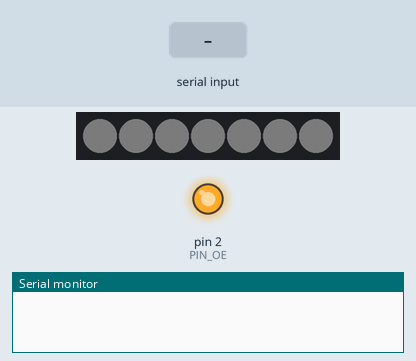
Bench run of a sketch on a simulated Arduino Uno, built with avr-gcc and run on an emulated ATmega328P. On the bench: 7 RGB LEDs in strip order, left to right, output pins drawn as LEDs (lit = HIGH), the last lines printed to the serial monitor. Wiring (inferred from the names in the program): PCA9685 PWM driver at I2C address 0x40. The test bench sets the inputs (shaded band). Dim RGB values are drawn brighter than linear; EEPROM starts erased.

Above: at 0.1 s.
At 2.2 s:
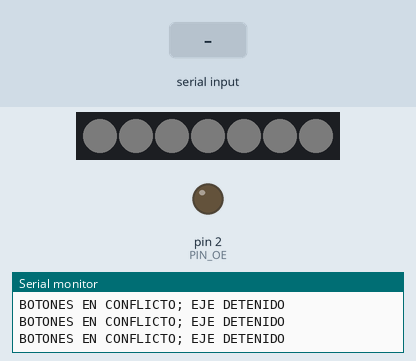
2.3 s: "E\n" received over Serial
3.8 s: "D\n" received over Serial
5.3 s: "Q\n" received over Serial
Timing chart, 0 to 8.3 s (numbered marks = the images above; inputs shaded):
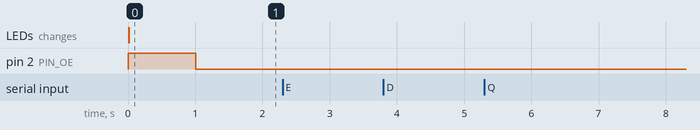

The sketch:

firmware_button_panel.ino
```cpp
#include <Wire.h>
#include <EEPROM.h>

// Independent firmware for the physical 12-button panel. Do not merge with
// firmware_mega, whose serial protocol serves the kinematics controller.
#define PCA_ADDR 0x40
#define PCA_MODE1 0x00
#define PCA_MODE2 0x01
#define PCA_PRESCALE 0xFE
#define PCA_LED0_ON_L 0x06
#define PIN_OE 2

static const uint8_t AXIS_COUNT = 6;
static const uint8_t CHANNEL_COUNT = 7;
static const uint8_t buttonPins[AXIS_COUNT][2] = {
  {22, 23}, {24, 25}, {26, 27}, {28, 29}, {30, 31}, {32, 33}
};
static const uint8_t axisChannels[AXIS_COUNT][2] = {
  {0, 0}, {2, 2}, {6, 6}, {4, 5}, {3, 3}, {1, 1}
};
static const int8_t axisOffsets[AXIS_COUNT][2] = {
  {18, -18}, {22, -14}, {20, -20}, {28, -15}, {24, -14}, {18, -18}
};
static const char *const axisMessages[AXIS_COUNT][2] = {
  {"ABRIENDO PINZA", "CERRANDO PINZA"},
  {"SUBIENDO MUNECA", "BAJANDO MUNECA"},
  {"GIRANDO IZQUIERDA", "GIRANDO DERECHA"},
  {"SUBIENDO HOMBRO", "BAJANDO HOMBRO"},
  {"SUBIENDO CODO", "BAJANDO CODO"},
  {"GIRANDO ROTOR IZQUIERDA", "GIRANDO ROTOR DERECHA"}
};

static const uint8_t EEPROM_MAGIC_0 = 0xA6;
static const uint8_t EEPROM_MAGIC_1 = 0x5C;
static const uint8_t EEPROM_VERSION = 1;
static const uint8_t EEPROM_DATA_LENGTH = 19;
static const unsigned long STARTUP_GUARD_MS = 500;

uint16_t p_stop[CHANNEL_COUNT];
uint8_t estado_actual[AXIS_COUNT] = {0, 0, 0, 0, 0, 0};

static uint8_t debounceCandidate[AXIS_COUNT] = {0, 0, 0, 0, 0, 0};
static uint8_t debounceCount[AXIS_COUNT] = {0, 0, 0, 0, 0, 0};
static uint8_t heldSamples[AXIS_COUNT] = {0, 0, 0, 0, 0, 0};
static uint8_t appliedState[AXIS_COUNT] = {0, 0, 0, 0, 0, 0};
static bool outputsEnabled = false;
static unsigned long enabledAtMs = 0;
static unsigned long lastButtonSampleMs = 0;
static char commandBuffer[48];
static uint8_t commandLength = 0;
static bool commandOverflow = false;

static uint16_t clampPulse(int32_t pulse) {
  if (pulse < 102) return 102;
  if (pulse > 512) return 512;
  return (uint16_t)pulse;
}

static void pcaWriteRegister(uint8_t reg, uint8_t value) {
  Wire.beginTransmission(PCA_ADDR);
  Wire.write(reg);
  Wire.write(value);
  Wire.endTransmission();
}

static uint8_t pcaReadRegister(uint8_t reg) {
  Wire.beginTransmission(PCA_ADDR);
  Wire.write(reg);
  if (Wire.endTransmission(false) != 0) return 0;
  Wire.requestFrom((uint8_t)PCA_ADDR, (uint8_t)1);
  if (!Wire.available()) return 0;
  return (uint8_t)Wire.read();
}

static void initPca9685() {
  uint8_t oldMode = pcaReadRegister(PCA_MODE1);
  uint8_t sleepMode = (uint8_t)((oldMode & 0x7F) | 0x10);
  pcaWriteRegister(PCA_MODE1, sleepMode);
  pcaWriteRegister(PCA_PRESCALE, 121); // 25 MHz oscillator, approximately 50 Hz
  pcaWriteRegister(PCA_MODE2, 0x04);   // Totem-pole outputs
  pcaWriteRegister(PCA_MODE1, (uint8_t)(oldMode & (uint8_t)~0x10));
  delay(5);
  pcaWriteRegister(PCA_MODE1, (uint8_t)((oldMode & (uint8_t)~0x10) | 0xA0));
}

static void setServoPulse(uint8_t channel, uint16_t pulseUs) {
  if (channel >= CHANNEL_COUNT) return;
  uint16_t boundedPulse = clampPulse(pulseUs);
  uint16_t ticks = (uint32_t)boundedPulse * 4096UL / 20000UL;
  uint8_t reg = (uint8_t)(PCA_LED0_ON_L + 4 * channel);
  Wire.beginTransmission(PCA_ADDR);
  Wire.write(reg);
  Wire.write((uint8_t)0);                // ON low
  Wire.write((uint8_t)0);                // ON high
  Wire.write((uint8_t)(ticks & 0xFF));   // OFF low
  Wire.write((uint8_t)(ticks >> 8));     // OFF high
  Wire.endTransmission();
}

static void writeAllStops() {
  for (uint8_t channel = 0; channel < CHANNEL_COUNT; ++channel) {
    setServoPulse(channel, p_stop[channel]);
  }
}

static uint16_t crc16Ccitt(const uint8_t *data, uint8_t length) {
  uint16_t crc = 0xFFFF;
  for (uint8_t i = 0; i < length; ++i) {
    crc ^= (uint16_t)data[i] << 8;
    for (uint8_t bit = 0; bit < 8; ++bit) {
      crc = (crc & 0x8000) ? (uint16_t)((crc << 1) ^ 0x1021) : (uint16_t)(crc << 1);
    }
  }
  return crc;
}

static void loadDefaultStops() {
  for (uint8_t channel = 0; channel < CHANNEL_COUNT; ++channel) p_stop[channel] = 307;
}

static bool loadStopsFromEeprom() {
  if (EEPROM.read(0) != EEPROM_MAGIC_0 || EEPROM.read(1) != EEPROM_MAGIC_1 ||
      EEPROM.read(2) != EEPROM_VERSION) return false;

  uint8_t payload[15]; // version plus seven little-endian uint16 values
  for (uint8_t i = 0; i < sizeof(payload); ++i) payload[i] = EEPROM.read((int)(2 + i));
  uint16_t expected = (uint16_t)EEPROM.read(17) | ((uint16_t)EEPROM.read(18) << 8);
  if (crc16Ccitt(payload, sizeof(payload)) != expected) return false;

  uint16_t loaded[CHANNEL_COUNT];
  for (uint8_t channel = 0; channel < CHANNEL_COUNT; ++channel) {
    uint8_t address = (uint8_t)(3 + channel * 2);
    loaded[channel] = (uint16_t)EEPROM.read(address) |
                      ((uint16_t)EEPROM.read((uint8_t)(address + 1)) << 8);
    if (loaded[channel] < 290 || loaded[channel] > 325) return false;
  }
  for (uint8_t channel = 0; channel < CHANNEL_COUNT; ++channel) p_stop[channel] = loaded[channel];
  return true;
}

static void saveStopsToEeprom() {
  uint8_t payload[15];
  payload[0] = EEPROM_VERSION;
  for (uint8_t channel = 0; channel < CHANNEL_COUNT; ++channel) {
    payload[1 + channel * 2] = (uint8_t)(p_stop[channel] & 0xFF);
    payload[2 + channel * 2] = (uint8_t)(p_stop[channel] >> 8);
  }
  uint16_t crc = crc16Ccitt(payload, sizeof(payload));
  EEPROM.update(0, EEPROM_MAGIC_0);
  EEPROM.update(1, EEPROM_MAGIC_1);
  for (uint8_t i = 0; i < sizeof(payload); ++i) EEPROM.update((int)(2 + i), payload[i]);
  EEPROM.update(17, (uint8_t)(crc & 0xFF));
  EEPROM.update(18, (uint8_t)(crc >> 8));
}

static void printStops() {
  Serial.print(F("p_stop=["));
  for (uint8_t channel = 0; channel < CHANNEL_COUNT; ++channel) {
    if (channel) Serial.print(',');
    Serial.print(p_stop[channel]);
  }
  Serial.println(']');
}

static void resetButtonState() {
  for (uint8_t axis = 0; axis < AXIS_COUNT; ++axis) {
    estado_actual[axis] = 0;
    debounceCandidate[axis] = 0;
    debounceCount[axis] = 0;
    heldSamples[axis] = 0;
    appliedState[axis] = 0;
  }
}

static void stopAxis(uint8_t axis) {
  setServoPulse(axisChannels[axis][0], p_stop[axisChannels[axis][0]]);
  if (axisChannels[axis][1] != axisChannels[axis][0]) {
    setServoPulse(axisChannels[axis][1], p_stop[axisChannels[axis][1]]);
  }
}

static void moveAxis(uint8_t axis, uint8_t direction) {
  uint8_t firstChannel = axisChannels[axis][0];
  int32_t firstPulse = (int32_t)p_stop[firstChannel] + axisOffsets[axis][direction - 1];
  setServoPulse(firstChannel, clampPulse(firstPulse));
  if (axisChannels[axis][1] != firstChannel) {
    uint8_t secondChannel = axisChannels[axis][1];
    int32_t secondPulse = (int32_t)p_stop[secondChannel] - axisOffsets[axis][direction - 1];
    setServoPulse(secondChannel, clampPulse(secondPulse));
  }
  Serial.println(axisMessages[axis][direction - 1]);
}

static uint8_t readRawPair(uint8_t axis) {
  bool firstHigh = digitalRead(buttonPins[axis][0]) == HIGH;
  bool secondHigh = digitalRead(buttonPins[axis][1]) == HIGH;
  if (firstHigh && secondHigh) return 0;
  if (!firstHigh && secondHigh) return 1;
  if (firstHigh && !secondHigh) return 2;
  return 3; // both buttons pressed: never command motion
}

static void acceptAxisState(uint8_t axis, uint8_t accepted) {
  if (accepted != estado_actual[axis]) {
    uint8_t previous = estado_actual[axis];
    estado_actual[axis] = accepted;
    heldSamples[axis] = (accepted == 1 || accepted == 2) ? 1 : 0;

    if (accepted == 0) {
      if (appliedState[axis] != 0 || previous != 0) {
        stopAxis(axis);
        Serial.println(F("DETENIDO (Freno)"));
      }
      appliedState[axis] = 0;
      return;
    }

    if (accepted == 3) {
      if (appliedState[axis] != 0) stopAxis(axis);
      appliedState[axis] = 0;
      Serial.println(F("BOTONES EN CONFLICTO; EJE DETENIDO"));
      return;
    }

    if (appliedState[axis] != 0) stopAxis(axis);
    appliedState[axis] = 0;
    return;
  }

  if (accepted != 1 && accepted != 2) return;
  if (heldSamples[axis] < 2) ++heldSamples[axis];
  if (heldSamples[axis] >= 2 && appliedState[axis] != accepted) {
    moveAxis(axis, accepted);
    appliedState[axis] = accepted;
  }
}

static void pollButtons() {
  unsigned long now = millis();
  if (now - lastButtonSampleMs < 10) return;
  lastButtonSampleMs = now;

  if (!outputsEnabled || now - enabledAtMs < STARTUP_GUARD_MS) {
    for (uint8_t axis = 0; axis < AXIS_COUNT; ++axis) {
      debounceCandidate[axis] = readRawPair(axis);
      debounceCount[axis] = 0;
    }
    return;
  }

  for (uint8_t axis = 0; axis < AXIS_COUNT; ++axis) {
    uint8_t raw = readRawPair(axis);
    if (raw == debounceCandidate[axis]) {
      if (debounceCount[axis] < 2) ++debounceCount[axis];
    } else {
      debounceCandidate[axis] = raw;
      debounceCount[axis] = 1;
    }
    if (debounceCount[axis] >= 2) acceptAxisState(axis, debounceCandidate[axis]);
  }
}

static bool parseUnsigned(const char *text, uint16_t *value) {
  if (!text || !*text) return false;
  uint32_t result = 0;
  while (*text) {
    if (*text < '0' || *text > '9') return false;
    result = result * 10 + (uint8_t)(*text - '0');
    if (result > 65535UL) return false;
    ++text;
  }
  *value = (uint16_t)result;
  return true;
}

static void printState() {
  Serial.print(F("{\"status\":\"STATE\",\"oe\":"));
  Serial.print(digitalRead(PIN_OE) == HIGH ? 1 : 0);
  Serial.print(F(",\"p_stop\":["));
  for (uint8_t channel = 0; channel < CHANNEL_COUNT; ++channel) {
    if (channel) Serial.print(',');
    Serial.print(p_stop[channel]);
  }
  Serial.print(F("],\"estado\":["));
  for (uint8_t axis = 0; axis < AXIS_COUNT; ++axis) {
    if (axis) Serial.print(',');
    Serial.print(estado_actual[axis]);
  }
  Serial.println(F("]}"));
}

static void handleCommand(char *line) {
  if (line[0] == 'C') {
    char *colon = line + 1;
    while (*colon && *colon != ':') ++colon;
    if (*colon != ':') {
      Serial.println(F("ERROR FORMATO: C<ch>:<pulse>"));
      return;
    }
    *colon = '\0';
    uint16_t channel;
    uint16_t pulse;
    if (!parseUnsigned(line + 1, &channel) || !parseUnsigned(colon + 1, &pulse) ||
        channel >= CHANNEL_COUNT || pulse < 290 || pulse > 325) {
      Serial.println(F("ERROR RANGO: canal 0..6, pulso 290..325"));
      return;
    }
    p_stop[channel] = pulse;
    setServoPulse((uint8_t)channel, pulse);
    Serial.print(F("P_STOP_ACTUALIZADO ch="));
    Serial.print(channel);
    Serial.print(F(" pulse="));
    Serial.println(pulse);
    return;
  }

  if (strcmp(line, "E") == 0) {
    saveStopsToEeprom();
    Serial.println(F("GUARDADO_EEPROM"));
  } else if (strcmp(line, "D") == 0) {
    loadDefaultStops();
    writeAllStops();
    Serial.println(F("P_STOP_RESTAURADOS_A_307 (RAM)"));
  } else if (strcmp(line, "Q") == 0) {
    printState();
  } else if (strcmp(line, "S") == 0) {
    writeAllStops();
    digitalWrite(PIN_OE, HIGH);
    outputsEnabled = false;
    resetButtonState();
    Serial.println(F("PARADA DE EMERGENCIA"));
  } else if (strcmp(line, "R") == 0) {
    writeAllStops();
    resetButtonState();
    digitalWrite(PIN_OE, LOW);
    outputsEnabled = true;
    enabledAtMs = millis();
    Serial.println(F("HABILITADO; ESPERANDO 500 ms"));
  } else if (strcmp(line, "I") == 0) {
    Wire.beginTransmission(PCA_ADDR);
    uint8_t result = Wire.endTransmission();
    if (result == 0) Serial.println(F("CONECTADO_0x40"));
    else Serial.println(F("ERROR_0x40"));
  } else if (strcmp(line, "V") == 0) {
    Serial.println(F("fw botonera 1.0.0"));
  } else if (*line) {
    Serial.println(F("COMANDO DESCONOCIDO"));
  }
}

static void serviceSerial() {
  while (Serial.available() > 0) {
    char incoming = (char)Serial.read();
    if (incoming == '\r') continue;
    if (incoming == '\n') {
      if (commandOverflow) {
        Serial.println(F("ERROR LINEA DEMASIADO LARGA"));
      } else {
        commandBuffer[commandLength] = '\0';
        handleCommand(commandBuffer);
      }
      commandLength = 0;
      commandOverflow = false;
    } else if (!commandOverflow) {
      if (commandLength < sizeof(commandBuffer) - 1) commandBuffer[commandLength++] = incoming;
      else commandOverflow = true;
    }
  }
}

void setup() {
  pinMode(PIN_OE, OUTPUT);
  digitalWrite(PIN_OE, HIGH);
  for (uint8_t axis = 0; axis < AXIS_COUNT; ++axis) {
    pinMode(buttonPins[axis][0], INPUT_PULLUP);
    pinMode(buttonPins[axis][1], INPUT_PULLUP);
  }

  Serial.begin(115200);
  loadDefaultStops();
  bool loaded = loadStopsFromEeprom();

  Wire.begin();
  Wire.setClock(400000);
  initPca9685();
  writeAllStops();
  delay(1000);
  digitalWrite(PIN_OE, LOW);
  outputsEnabled = true;
  enabledAtMs = millis();
  lastButtonSampleMs = enabledAtMs;
  resetButtonState();

  Serial.println(loaded ? F("EEPROM p_stop cargado") : F("p_stop por defecto (307)"));
  printStops();
  Serial.println(F("BOTONERA LISTA; antirrebote 20 ms, guarda inicial 500 ms"));
}

void loop() {
  serviceSerial();
  pollButtons();
  delay(1);
}
```
